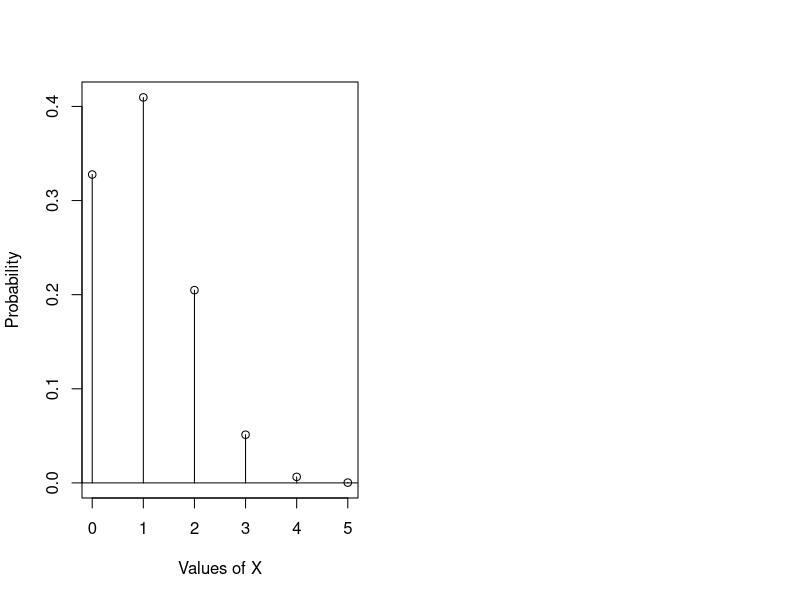

This chart was generated by the following R code: (Note: this script raises an error after producing the figure.)
# More CLT
# Construct again the sampling distribution of the mean, samples drawn from a 
# Binomial(5,.2) distribution
bignum <- 100000 # infinity

# Binomial parameters and sample size
N <- 5
p <- .2
sample.size <- 50

# Use replicate() to obtain the means
x <- replicate(bignum,mean(rbinom(sample.size,N,p)))

# Plotting commands
par(mfrow=c(1,2))
# Binomial population
plot(seq(0,5),dbinom(0:5,N,p),type='p',
     xlab="Values of X",ylab="Probability")
segments(x0=0:5,y0=0,x1=0:5,y1=dbinom(0:5,N,p))
abline(h=0)

# Sampling distribution of mean
hist(x,probability=TRUE,breaks=seq(.47,1.63,by=.02),main="",
     xlab=expression("Values of "*bar(X)))
mean.values <- seq(0,N,length=200)
lines(mean.values,
      dnorm(mean.values,N*p,sqrt(N*p*(1-p)/sample.size)))
box()

# Confidence intervals
# Draw 10000 samples of size 30 from an exponential distribution 
# with mean 5 and compute the sample means
bignum <- 10000 # Number of samples
N <- 30         # Sample size
lambda <- 5     # Population mean
conf <- .95     # Confidence level

# Sample from an Exp(lambda) distribution
x <- matrix(rexp(30*10000,1/lambda),ncol=30)

# Compute the means and standard errors for each sample
means <- rowMeans(x)
ses <- apply(x,1,sd)/sqrt(N) # Sample sd divided by sqrt(N)

# Plot the sampling distribution of the means
hist(means,freq=FALSE,breaks=25,main="",xlab="Sample Means")

# Variance known: sigma^2 = 25
z.limits <- qnorm(c((1-conf)/2,1-(1-conf)/2))
z.lower <- means + z.limits[1]*lambda/sqrt(N)
z.upper <- means + z.limits[2]*lambda/sqrt(N)

# Variance unknown: use s^2
t.limits <- qt(c((1-conf)/2,1-(1-conf)/2),N-1)
t.lower <- means + t.limits[1]*ses
t.upper <- means + t.limits[2]*ses

# Compute the probabilities that the z and t intervals 
# contain lambda
conf.z <- mean(lambda >= z.lower & lambda <= z.upper)
conf.t <- mean(lambda >= t.lower & lambda <= t.upper)

rbind(c("Confidence","Sigma known","Sigma unknown"),
      c(0.95,round(conf.z,2),round(conf.t,2)))

# The t-distribution requires that X be normally distributed,
# so redo
# Sample from an N(lambda,1) distribution
x <- matrix(rnorm(30*10000,lambda,1),ncol=30)

# Compute the means and standard errors for each sample
means <- rowMeans(x)
ses <- apply(x,1,sd)/sqrt(N) # Sample sd divided by sqrt(N)

# Variance known: sigma^2 = 1
z.limits <- qnorm(c((1-conf)/2,1-(1-conf)/2))
z.lower <- means + z.limits[1]*1/sqrt(N)
z.upper <- means + z.limits[2]*1/sqrt(N)

# Variance unknown: use s^2
t.limits <- qt(c((1-conf)/2,1-(1-conf)/2),N-1)
t.lower <- means + t.limits[1]*ses
t.upper <- means + t.limits[2]*ses

# Compute the probabilities that the z and t intervals 
# contain lambda
conf.z <- mean(lambda >= z.lower & lambda <= z.upper)
conf.t <- mean(lambda >= t.lower & lambda <= t.upper)

rbind(c("Confidence","Sigma known","Sigma unknown"),
      c(0.95,round(conf.z,2),round(conf.t,2)))

paste("Values of T = ",expression((bar(X)-mu)/(s/sqrt(N))))

# Plot a t-distribution with N-1 df
t <- seq(-4,4,length=200)
plot(t,dt(t,N-1),xlab="",ylab="Density",
     type='l',ylim=c(0,.4),frame=FALSE)
abline(v=qt(c(.025,.975),N-1))
text(0,-.125,xpd=NA,
     expression(T == frac(bar(X)-mu, s/sqrt(N))))
text(x=qt(c(.025,.975),N-1),y=.45,xpd=NA,
     c(round(qt(.025,N-1),2),round(qt(.975,N-1),2)))

# Confidence interval around the sample variance

bignum <- 10000
N <- 10
mu <- 100
sigma <- 15 # standard deviation

# Another way to simulate a sampling distribution
vars <- replicate(bignum,var(rnorm(N,mu,sigma)))

# "Critical" chi-squared values
chi.l <- qchisq(.025,N-1)
chi.u <- qchisq(.975,N-1)

# Lower and upper confidence limits
lower <- (N-1)*vars/chi.u
upper <- (N-1)*vars/chi.l

# Plot some of the confidence intervals
var.values <- seq(0,ceiling(max(vars)),length=200)

par(oma=c(3,3,3,3)) # all sides have 3 lines of space
par(mar=c(5,4,4,2) + 0.1)

plot(0,axes=FALSE,ann=FALSE,type="n",xlim=c(0,max(vars)),ylim=c(0,.0143))
lines(var.values,.01+dgamma(var.values,shape=(N-1)/2,scale=2*sigma^2/(N-1)))
abline(v=c(chi.l,chi.u)*sigma^2/(N-1),lty=2)
abline(v=sigma^2,lty=3)
abline(h=0.01)
text(x=c(chi.l,N-1,chi.u)*sigma^2/(N-1),y=.01477,xpd=NA,pos=3,
     c(expression(frac(sigma^2 * chi[.025]^2*"(N-1)",N-1)),
       expression(sigma^2),expression(frac(sigma^2 * chi[.975]^2*"(N-1)",N-1))))

text(sigma^2,-.001,expression(paste("Values of ",s^2,sep='')),xpd=NA)

# Add some of the observed variances to the plot
x <- vars[c(1:15,137)] 
y<- seq(.001,.009,length=16)
points(x,y,pch="|",col="purple4")
arrows(x0=lower[c(1:15,137)],y0=y,x1=upper[c(1:15,137)],y1=y,
       length=.1,angle=90,code=3,col="darkorange1")

# Compute the coverage proportion of the intervals
mean(sigma^2 >= lower & sigma^2 <= upper)
